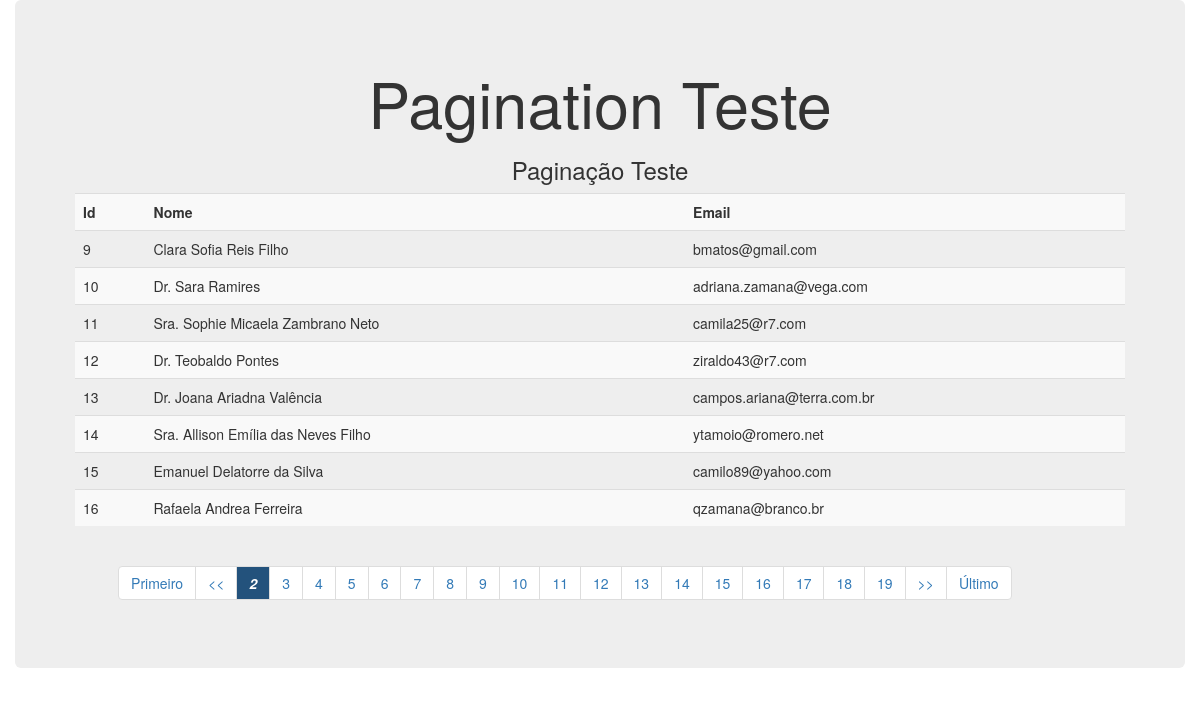
The app's page /index.php?offset=8&page=2 with its own data.
### tables this page shows
CREATE TABLE `clientes` (
  `id` int(11) NOT NULL AUTO_INCREMENT,
  `nome` varchar(50) NOT NULL,
  `email` varchar(50) DEFAULT NULL,
  PRIMARY KEY (`id`)
);

### Pagination.class.php (the view)
<?php
class Pagination{
	private $limitPerPage;
	private $databaseTableName;
	private $db;
	private $first='Primeiro';
	private $last='Último';
	private $linksPerPage = 18;
	public function __construct($db,$limitPerPage,$databaseTableName){
		$this->db= $db;
		$this->limitPerPage= $limitPerPage;
		$this->databaseTableName= $databaseTableName;
	}
	private function rowCount(){
		$sql="SELECT COUNT(*) FROM ". $this->databaseTableName;
		$prepared= $this->db->prepare($sql);
		$prepared->execute();
		return (int)$prepared->fetch()[0];
	}
	private function printNavBar(){
		$num = $this->rowCount();
		return $this->getNavBar($num);
	}
	private function getNavBar($num){
		$offset= (isset($_GET['offset'])) ? $_GET['offset'] : 0;
		$currentPage= (isset($_GET['page'])) ? $_GET['page'] : 1;
		$prevBtn= (isset($_GET['offset'])) ? $_GET['offset'] - $this->limitPerPage : 0;
		$navBar= "<ul class='pagination'>";
		$navBar.= "<li> <a href='" . $_SERVER['PHP_SELF'] . "?offset=0&amp;page=1" ."'> $this->first </a> </li>";
		$navBar.= (isset($_GET['offset']) && $_GET['offset'] > 0) ? " <li><a href='".$_SERVER['PHP_SELF']. "?offset=". $prevBtn ."&amp;page=". ($currentPage - 1) ."'> << </a> </li>" : "";
		for($i= $currentPage; $i<ceil( ($currentPage + $this->linksPerPage));  $i++){
			$current= (($i-1) * $this->limitPerPage);
			$style = ($current == $offset)? "color:white; font-weight:bold; font-style:italic; background-color:#23527c" :"";
			if ($i <= ceil($num/$this->limitPerPage)) {
				$navBar.= "<li ><a style='$style' href='". $_SERVER['PHP_SELF'] . "?offset=". (($i-1) * $this->limitPerPage) ."&amp;page=$i". "'>" . $i ."</a>" ."&nbsp;</li>";
			}
		}
		$nextBtn=(isset($_GET['offset'])) ? $_GET['offset'] + $this->limitPerPage : $this->limitPerPage;
		$navBar.=((isset($_GET['offset'])) && ($_GET['offset'] + $this->limitPerPage < $num)) ? "<li><a href='".$_SERVER['PHP_SELF']. "?offset=". $nextBtn."&amp;page=". ($currentPage + 1) ."'> >> </a></li>" : " " ;
		$navBar.="<li> <a href='" . $_SERVER['PHP_SELF'] . "?offset=" . ((($num/$this->limitPerPage)-1) * $this->limitPerPage) ."&amp;page=". (ceil($num/$this->limitPerPage)) ."'> $this->last </a> </li> </ul>";
		return (string) $navBar;
	}
	public function paginate($field1, $field2, $field3, $sub_title){
		$output="<table class='table table-striped'>
					<thead>
						<tr class='text-center;'><h3>$sub_title</h3></tr>
					</thead>";
		$offset=(isset($_GET['offset'])) ? $_GET['offset'] : 0;
		$sql= " SELECT * FROM " . $this->databaseTableName. " ORDER BY id ASC " . " LIMIT " . $this->limitPerPage . " OFFSET ". $offset ;
		$prepared=$this->db->prepare($sql);
		$prepared->execute();
		$output .="
				<tr>
					<td class=\"text-left\"><b> ".ucfirst($field1)."</td>
					<td class=\"text-left\"><b> ".ucfirst($field2)." </td>
					<td class=\"text-left\"><b> ".ucfirst($field3)." </td>
				</tr>
		";
		while ($valid = $prepared->fetch(PDO::FETCH_ASSOC)){
			$output .="
					<tr>
						<td class=\"text-left\"> $valid[$field1] </td>
						<td class=\"text-left\"> $valid[$field2] </td>
						<td class=\"text-left\"> $valid[$field3] </td>
					</tr>
				";
		}
		$output.="</table>";
		$output .= $this->printNavBar();
		return $output;
	}
}

### records on screen
clientes: id "9", nome "Clara Sofia Reis Filho", email "bmatos@gmail.com"
clientes: id "10", nome "Dr. Sara Ramires", email "adriana.zamana@vega.com"
clientes: id "11", nome "Sra. Sophie Micaela Zambrano Neto", email "camila25@r7.com"
clientes: id "12", nome "Dr. Teobaldo Pontes", email "ziraldo43@r7.com"
clientes: id "13", nome "Dr. Joana Ariadna Valência", email "campos.ariana@terra.com.br"
clientes: id "14", nome "Sra. Allison Emília das Neves Filho", email "ytamoio@romero.net"
clientes: id "15", nome "Emanuel Delatorre da Silva", email "camilo89@yahoo.com"
clientes: id "16", nome "Rafaela Andrea Ferreira", email "qzamana@branco.br"

### other values on screen
$sub_title "Paginação Teste"
$field1 "Id"
$field2 "Nome"
$field3 "Email"
$this->first "Primeiro"
$this->last "Último"
